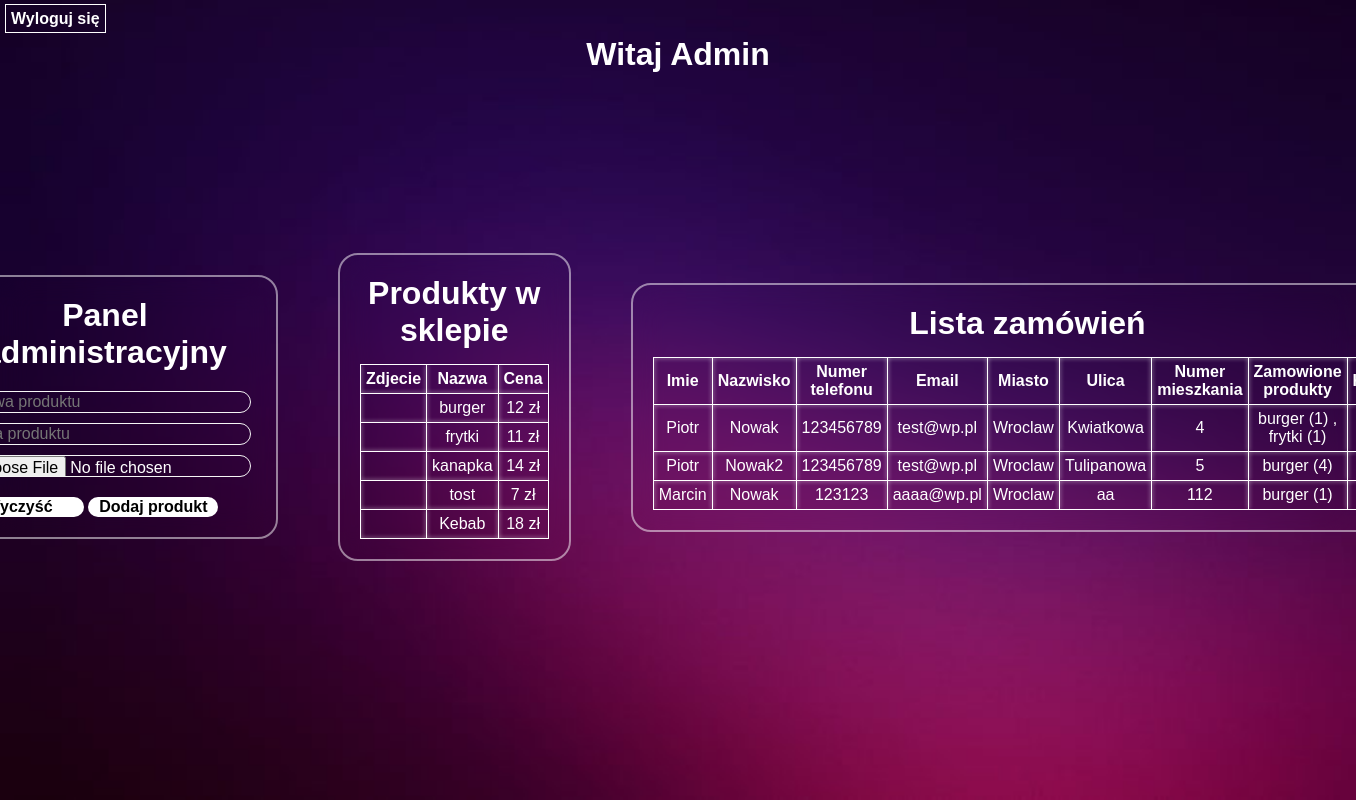
The page /Admin.php (signed in) on the database its author committed.
### tables this page shows
CREATE TABLE `produkt` (
  `id` int(255) NOT NULL,
  `Nazwa` varchar(255) NOT NULL,
  `Cena` varchar(255) NOT NULL,
  `Zdjecie` varchar(255) NOT NULL
);

CREATE TABLE `zamowienia` (
  `id` int(255) NOT NULL,
  `Imie` varchar(255) NOT NULL,
  `Nazwisko` varchar(255) NOT NULL,
  `NrTel` varchar(255) NOT NULL,
  `Email` varchar(255) NOT NULL,
  `Miasto` varchar(255) NOT NULL,
  `Ulica` varchar(255) NOT NULL,
  `Mieszkanie` varchar(255) NOT NULL,
  `Produkty` varchar(255) NOT NULL,
  `Cena` varchar(255) NOT NULL
);

### Admin.php (the view, shortened to what this page needs)
<!DOCTYPE html>
<html lang="en">
<head>
</head>
<body>
<section>
    <?php
    echo "<a href='logout.php'>Wyloguj się</a><br><br>";
    echo "<h2>Witaj ".$_SESSION['User']."</h2>";
    ?>
<div class="panele">
    <div class="box">
            <h2>Panel administracyjny</h2>
        <form method="POST" enctype="multipart/form-data">
                <div class="input">
                    <input type="text" name="name" placeholder="Nazwa produktu"  required>
                </div>
                <div class="input">
                    <input type="number" name="price" min="0" placeholder="Cena produktu"  required>
                </div>
                <div class="input">
                    <input type="file" name="image" accept=".png, .jpg, .jpeg" required>
                </div>
                        <input type="reset" name="czysc" class="btn" value="Wyczyść">
                        <input type="submit" value="Dodaj produkt" name="add_product" class="btn">
        </form>
    </div>
    <div class="box">
        <h2>Produkty w sklepie</h2>
        <table>
            <thead>
                <th>Zdjecie</th>
                <th>Nazwa</th>
                <th>Cena</th>
            </thead>
            <tbody>
                <?php
                    require_once "connect.php";
                    $conn = new mysqli($host,$db_user,$db_password,$db_name);
                    $select_products = mysqli_query($conn, "SELECT * FROM `produkt`");
                    if(mysqli_num_rows($select_products) > 0){
                    while($row = mysqli_fetch_assoc($select_products)){
                ?>
                <tr>
                    <td><img src="uploaded_img/<?php echo $row['Zdjecie']; ?>" height="100" alt=""></td>
                    <td><?php echo $row['Nazwa']; ?></td>
                    <td><?php echo $row['Cena']; ?> zł</td>
                </tr>
                <?php
                    };
                    }else{
                    echo "<div class='empty'>Nie ma dodanych zadnych produktow</div>";
                    };
                ?>
            </tbody>
        </table>
    </div>
    <div class="box">
            <h2>Lista zamówień</h2>
                        <table>
                            <tr>
                                <th>Imie</th>
                                <th>Nazwisko</th>
                                <th>Numer telefonu</th>
                                <th>Email</th>
                                <th>Miasto</th>
                                <th>Ulica</th>
                                <th>Numer mieszkania</th>
                                <th>Zamowione produkty</th>
                                <th>Koszt</th>
                            </tr>
                                <?php
                                    $query = "SELECT * FROM zamowienia";
                                    $result = mysqli_query($conn, $query);
                                    if(mysqli_num_rows($result) > 0){
                                        while($row = mysqli_fetch_array($result)){
                                            echo "<tr><td>".$row['Imie']."</td><td>".$row['Nazwisko']."</td><td>".$row['NrTel']."</td><td>".$row['Email']."</td><td>".$row['Miasto']."</td><td>".$row['Ulica']."</td><td>".$row['Mieszkanie']."</td><td>".$row['Produkty']."</td><td>".$row['Cena']." zł</td></tr>";
                                        }
                                    }
                                ?>
                        </table>
    </div>
</div>
</section>
</body>
</html>

### Admin.php (style rules this page uses)
* { margin: 0; padding: 0; font-family:sans-serif; }
section { min-height: 100vh; width: 100%; background: url(tlo2.jpg)no-repeat; background-position: center; background-size: cover; }
.panele { display: flex; justify-content: center; align-items: center; margin-top: 150px; }
.box { border-radius: 20px; background: transparent; backdrop-filter: blur(15px); position: relative; border: 2px solid rgba(255,255,255,0.5); margin: 30px; padding: 20px; }
h2 { font-size: 2em; color: white; text-align: center; margin-bottom: 15px; }
a { text-decoration: none; color: #fff; font-weight: 600; border:1px solid white; padding: 5px; position: relative; top: 10px; left: 5px; }
.btn { width: 130px; height: 20px; border-radius: 20px; background: #fff; border: none; outline: none; cursor: pointer; font-size: 1em; font-weight:600 ; margin-top: 15px; }
table, th, td, tr { border:1px solid white; color: #fff; padding: 5px; border-collapse: collapse; text-align: center; }
th, td ,tr { background: transparent; backdrop-filter: blur(2px); }
.input input { width: 250px; height: 20px; background: transparent; border: 1px solid whitesmoke; outline: none; font-size: 1em; padding:0 35px 0 5px; color: #fff; border-radius: 15px; margin: 5px; }

### rows shown on the page
produkt: Nazwa "burger", Cena "12"
produkt: Nazwa "frytki", Cena "11"
produkt: Nazwa "kanapka", Cena "14"
produkt: Nazwa "tost", Cena "7"
produkt: Nazwa "Kebab", Cena "18"
zamowienia: Imie "Piotr", Nazwisko "Nowak", NrTel "123456789", Email "test@wp.pl", Miasto "Wroclaw", Ulica "Kwiatkowa", Mieszkanie "4", Produkty "burger (1) , frytki (1)"
zamowienia: Imie "Piotr", Nazwisko "Nowak2", NrTel "123456789", Email "test@wp.pl", Miasto "Wroclaw", Ulica "Tulipanowa", Mieszkanie "5", Produkty "burger (4)"
zamowienia: Imie "Marcin", Nazwisko "Nowak", NrTel "123123", Email "aaaa@wp.pl", Miasto "Wroclaw", Ulica "aa", Mieszkanie "112", Produkty "burger (1)"

### other values the page prints
$_SESSION['User'] "Admin"
